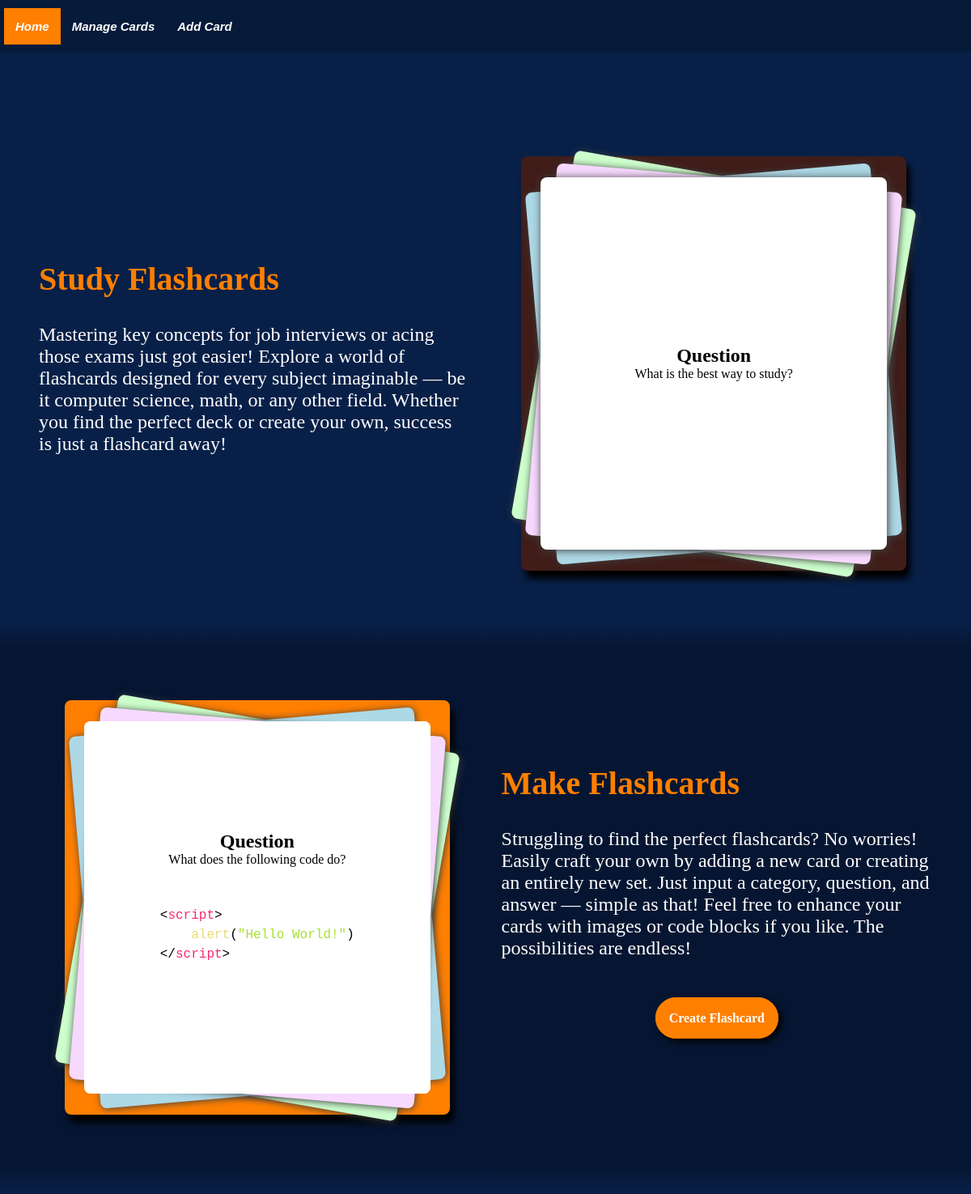
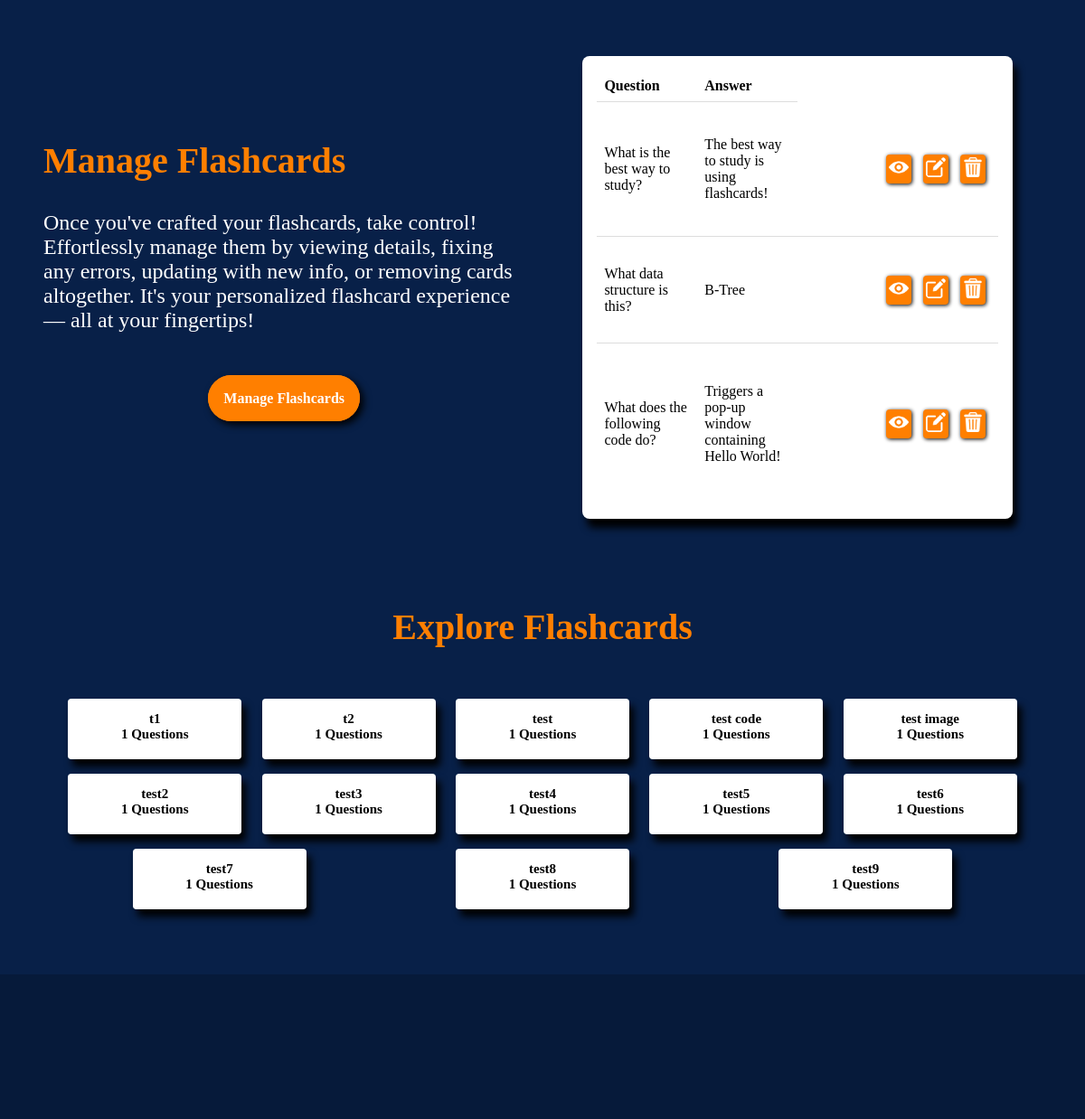
The page /home on the database its author committed (2 pictures, top to bottom).
### tables this page shows
CREATE TABLE Flashcards(
                    cid INTEGER PRIMARY KEY AUTOINCREMENT,
                    category TEXT NOT NULL,
                    question TEXT NOT NULL,
                    answer TEXT NOT NULL,
                    figure_id INTEGER REFERENCES Figure(fid)        
            );

### app.py (the view)
@app.route("/")
@app.route("/home")
def home():
    data = database.view_allcategories()
    return render_template('home.html', nav_id="home-page", data=data)

### templates/home.html (shortened to what this page needs)
{% extends "base.html" %}
{% block content %}
<div class="home-element">
    <div class="section">
        <div class="header">Study Flashcards</div>
        <div class="description">
            Mastering key concepts for job interviews or acing those exams just got easier! Explore a world of flashcards designed
            for every subject imaginable — be it computer science, math, or any other field. Whether you find the perfect deck or
            create your own, success is just a flashcard away!
        </div>
    </div>
    <div class="display-section">
        <div class="flashcard-display" id="display-study-cards">
            <div class="flip-flashcard">
                <div class="card-content-flip" id="card-content-flip">
                    <div class="display-side display-front">
                        <h2>Question</h2>
                        <p>What is the best way to study?</p>
                    </div>
                    <div class="display-side display-back">
                        <h2>Answer</h2>
                        <p>The best way to study is using flashcards!</p>
                    </div>
                </div>
            </div>
        </div>
    </div>
</div>
<div class="gradient-border-top"></div>
<div class="home-element" id="home-element-make-card">
    <div class="display-section">
        <div class="flashcard-display" id="display-make-cards">
            <div class="slide-flashcard">
                <div class="card-content-slide" id="card-0">
                    <div class="display-side display-front">
                        <h2>Question</h2>
                        <p>What data structure is this?</p>
                    </div>
                </div>
                <div class="card-content-slide" id="card-1">
                    <div class="display-side display-front">
                        <h2>Question</h2>
                        <p>What does the following code do?</p>
                        <pre><code class="language-html">
&#60;&#47;script&#62;</code></pre>
                    </div>
                </div>
            </div>
        </div>
    </div>
    <div class="section">
        <div class="header">Make Flashcards</div>
        <div class="description">
            Struggling to find the perfect flashcards? No worries! Easily craft your own by adding a new card or creating an
            entirely new set. Just input a category, question, and answer — simple as that! Feel free to enhance your cards with
            images or code blocks if you like. The possibilities are endless!
        </div>
        <div class="home-button">
            <a href="{{  url_for('add_flashcard_route')  }}">Create Flashcard</a>
        </div>
    </div>
</div>
<div class="gradient-border-bottom"></div>
<div class="home-element">
    <div class="section">
        <div class="header">Manage Flashcards</div>
        <div class="description">
            Once you've crafted your flashcards, take control! Effortlessly manage them by viewing details, fixing any errors,
            updating with new info, or removing cards altogether. It's your personalized flashcard experience — all at your
            fingertips!
        </div>
        <div class="home-button">
            <a href="{{  url_for('manage_flashcards_route')  }}">Manage Flashcards</a>
        </div>
    </div>
    <div class="display-section">
        <div class="flashcard-display" id="display-manage-cards">
            <table class="display-table">
                <thead>
                    <tr>
                        <th>Question</th>
                        <th>Answer</th>
                    </tr>
                </thead>
                <tbody>
                    <tr>
                        <td class="display-flash-cell">What is the best way to study?</td>
                        <td class="display-flash-cell">The best way to study is using flashcards!</td>
                        <td class="action-cells">
                            <div class="action-links">
                                <div class="action-cell">
                                    <img class="card-image" src="{{ url_for('static', filename='images/icons/view.png') }}" alt="view">
                                </div>
                                <div class="action-cell">
                                    <img class="card-image" src="{{ url_for('static', filename='images/icons/edit.png') }}" alt="edit">
                                </div>
                                <div class="action-cell">
                                    <img class="card-image" src="{{ url_for('static', filename='images/icons/delete.png') }}" alt="delete">
                                </div>
                            </div>
                        </td>
                    </tr>
                    <tr>
                        <td class="display-flash-cell">What data structure is this?</td>
                        <td class="display-flash-cell">B-Tree</td>
                        <td class="action-cells">
                            <div class="action-links">
                                <div class="action-cell">
                                    <img class="card-image" src="{{ url_for('static', filename='images/icons/view.png') }}" alt="view">
                                </div>
                                <div class="action-cell">
                                    <img class="card-image" src="{{ url_for('static', filename='images/icons/edit.png') }}" alt="edit">
                                </div>
                                <div class="action-cell">
                                    <img class="card-image" src="{{ url_for('static', filename='images/icons/delete.png') }}" alt="delete">
                                </div>
                            </div>
                        </td>
                    </tr>
                    <tr>
                        <td class="display-flash-cell">What does the following code do?</td>
                        <td class="display-flash-cell">Triggers a pop-up window containing Hello World!</td>
                        <td class="action-cells">
                            <div class="action-links">
                                <div class="action-cell">
                                    <img class="card-image" src="{{ url_for('static', filename='images/icons/view.png') }}" alt="view">
                                </div>
                                <div class="action-cell">
                                    <img class="card-image" src="{{ url_for('static', filename='images/icons/edit.png') }}" alt="edit">
                                </div>
                                <div class="action-cell">
                                    <img class="card-image" src="{{ url_for('static', filename='images/icons/delete.png') }}" alt="delete">
                                </div>
                            </div>
                        </td>
                    </tr>
                </tbody>
            </table>
        </div>
    </div>
</div>
<div class="home-element-col">
    <div class="section-center">
        <div class="header-center">Explore Flashcards</div>
    </div>
    <div class="categories">
        {% for key, value in data.items() %}
        <a class="category" href="{{ url_for('flashcard_route', category=key) | escape }}">
            <div>
                {{ key | escape }}
            </div>
            <div>
                {{ value | escape }} Questions
            </div>
        </a>
        {% endfor %}
    </div>
</div>
{% endblock %}

### static/css/base.css (style rules this page uses)
* { padding: 0; margin: 0; box-sizing: border-box; }
body { background-color: #082048; font-family: 'Times New Roman', Times, serif; width: 100%; position: relative; display: flex; flex-direction: column; min-height: 100vh; }
.home-element { display:flex; flex-direction: row; min-height: 80vh; height: fit-content; padding: 2rem; }
.home-element-col { display: flex; flex-direction: column; padding: 2rem; }
.section { width: 50vw; margin: auto 1rem; }
.section-center { text-align: center; }
.header { color: #FF7F00; font-family: cursive; font-weight: bolder; font-size: 2.5rem; padding-bottom: 1rem; }
.header-center { text-align: center; color: #FF7F00; font-family: cursive; font-weight: bolder; font-size: 2.5rem; padding-bottom: 1rem; }
.description { color: #FFFFFF; font-size: 1.5rem; padding: 1rem 0; }
#display-study-cards { background-color: #401D19; }
#display-make-cards { background-color: #FF7F00; }
#display-manage-cards { background-color: #FFFFFF; }
.categories { display: flex; flex-wrap: wrap; justify-content: space-around; margin: 2rem; }
.category { display: flex; flex-direction: column; text-decoration: none; text-align: center; font-weight: bolder; font-size: 15px; color: black; background-color: #FFFFFF; border-bottom: 5px solid #FFFFFF; border-radius: 4px; padding: 14px; min-width: 12rem; box-shadow: 5px 8px 8px #000; margin: 0.5rem; }
.home-button { text-align: center; margin: 3rem 0 2rem 0; }
.home-button a { background-color: #FF7F00; text-decoration: none; padding: 1rem; color: #FFFFFF; font-weight: bolder; border-radius: 30px; border: 1px solid #FF7F00; transition: background-color 0.3s ease-in-out; box-shadow: 4px 4px 8px #000; }
#home-element-make-card { background-color: #061632; }
.gradient-border-top { width: 100%; height: 2rem; background: linear-gradient(to bottom, #082048, #061632); }
.gradient-border-bottom { width: 100%; height: 2rem; background: linear-gradient(to top, #082048, #061632); }
.display-section { width: 50vw; display: flex; flex-wrap: wrap; justify-content: space-around; padding: 2rem; margin: 0 1rem; overflow: hidden; }
.flashcard-display { width: 100%; height: 100%; display: flex; flex-wrap: wrap; justify-content: space-around; border-radius: 8px; z-index: 0; box-shadow: 5px 10px 8px #000; }
.flip-flashcard, .slide-flashcard { position: relative; margin: auto 0; width: 90%; height: 90%; }
.card-content-flip { position: relative; width: 100%; height: 100%; text-align: center; transform-style: preserve-3d; transition: transform 0.9s; box-shadow: 1px 1px 10px #404040; }
.card-content-slide { position: absolute; left: 0; top: 0; width: 100%; height: 100%; overflow: hidden; display: flex; transition: opacity 1s ease; }
.display-side { backface-visibility: hidden; display: flex; flex-direction: column; justify-content: center; align-items: center; border-radius: 8px; padding: 2rem; }
.display-front, .display-back { background-color: #FFFFFF; position: absolute; width: 100%; height: 100%; }
.display-back { transform: rotateY(180deg); }
.card-content-slide:not(.active-card) { opacity: 1; }
.display-table { margin: 1rem; }
.card-image { border-radius: 4px; height: fit-content; width: auto; max-height: 100%; max-width: 100%; }
table { width: 100%; table-layout: fixed; border-collapse: collapse; }
th, td { width: 25%; text-align: left; border-bottom: 1px solid #ddd; padding: 8px; }
tr:last-child td { border-bottom: none; }
.action-cells { text-align: center; justify-content: space-around; }
.action-links { display: flex; justify-content: right; }
.action-cell { text-decoration: none; padding: 3px; margin: 0 0.4rem; border-radius: 4px; color: black; width: 1.75rem; min-width: 1.75rem; background-color: #FF7F00; box-shadow: 1px 1px 4px #000; }

### static/css/prism.css (style rules this page uses)
code[class*=language-],pre[class*=language-] { color:#000;background:0 0;font-family:Consolas,Monaco,'Andale Mono','Ubuntu Mono',monospace;font-size:1em;text-align:left;white-space:pre;word-spacing:normal;word-break:normal;word-wrap:normal;line-height:1.5;-moz-tab-size:4;-o-tab-size:4;tab-size:4;-webkit-hyphens:none;-moz-hyphens:none;-ms-hyphens:none;hyphens:none }
pre[class*=language-] { padding:1em;margin:.5em 0;overflow:auto;border-radius:.3em }
:not(pre)>code[class*=language-],pre[class*=language-] { background:#ffffff }

### rows shown on the page
Flashcards: category "test code", figure "1"
Flashcards: category "test image", value "1"
Flashcards: category "test2", value "1"
Flashcards: category "test3", value "1"
Flashcards: category "test4", value "1"
Flashcards: category "test5", value "1"
Flashcards: category "test6", value "1"
Flashcards: category "test7", value "1"
Flashcards: category "test8", value "1"
Flashcards: category "test9", value "1"

### other values the page prints
{{ key | escape }} "t1" "t2" "test"
{{ value | escape }} "1" "1" "1"
